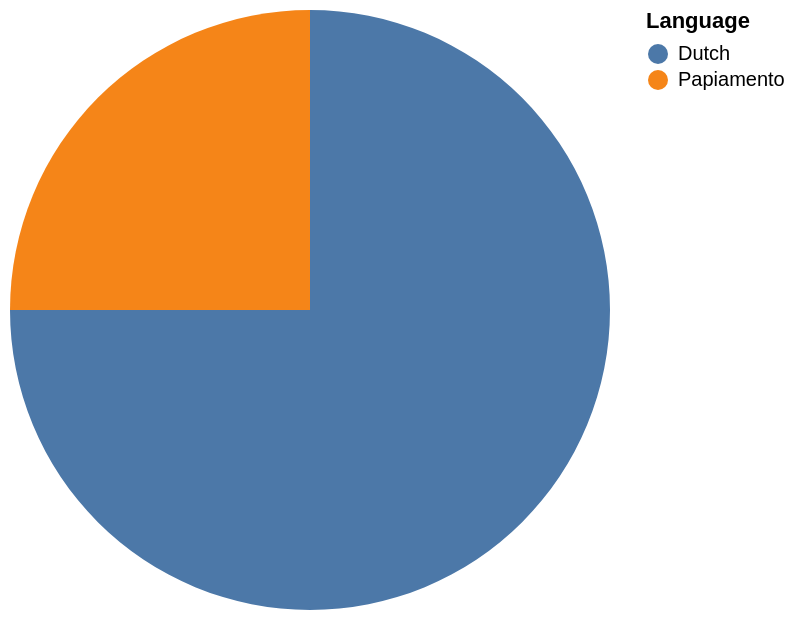

Source (Vega-Lite JSON):
### Vega-Lite specification from a JSON file in a GitHub repository (floating-point values rounded to 4 significant figures)
{"data": {"values": [{"x_data": "Dutch", "y_data": 3}, {"x_data": "Papiamento", "y_data": 1}]}, "mark": "arc", "encoding": {"theta": {"field": "y_data", "type": "quantitative", "title": "COUNT(Language)"}, "color": {"field": "x_data", "type": "nominal", "title": "Language"}}}
